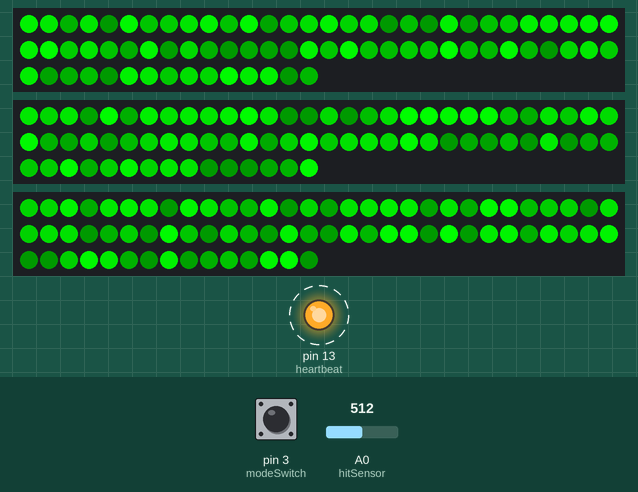
Bench run of a sketch on a simulated Arduino Uno, built with avr-gcc and run on an emulated ATmega328P. On the bench: 3 × 75 RGB LEDs in strip order, left to right, continuing on the next row, output pins drawn as LEDs (lit = HIGH). Dashed ring = blinking. The inputs (shaded band) are chosen by the test bench; at power-on: A0 (hitSensor) = 512, pin 3 (modeSwitch) LOW. Dim RGB values are drawn brighter than linear; random numbers use the default seed unless the sketch sets one.

Above: at 7.3 s.
7.4 s: A0 (hitSensor) set to 0
At 7.58 s:
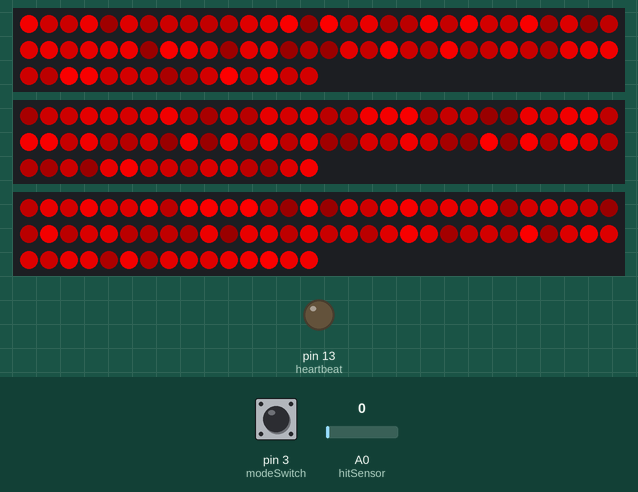
9.7 s: A0 (hitSensor) set to 16
At 10.27 s:
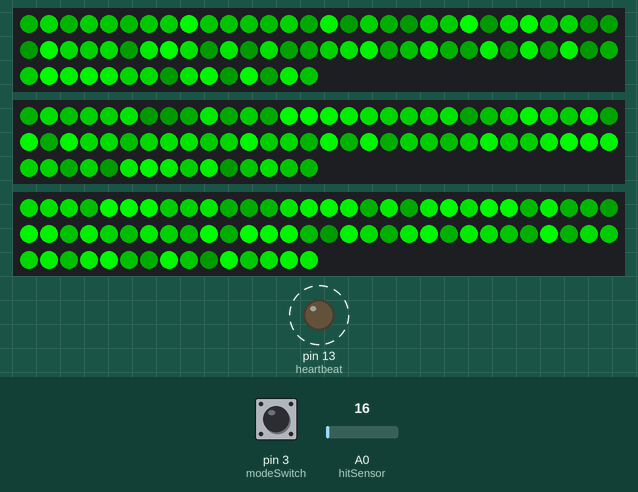
11.5 s: pin 3 (modeSwitch) pulled HIGH for 3.2 s
At 12.4 s:
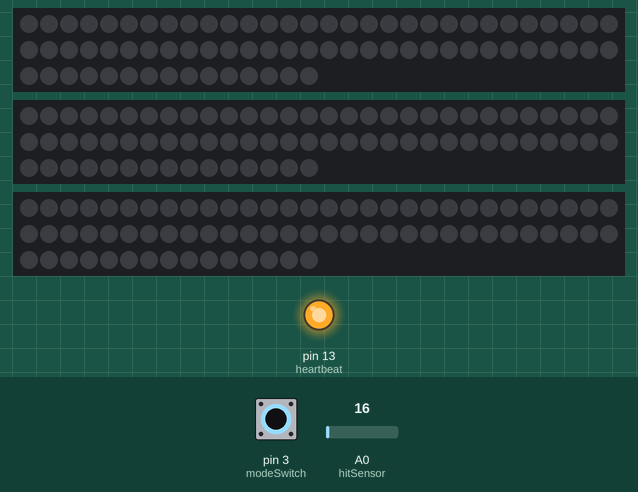
15.3 s: pin 3 (modeSwitch) pulled HIGH for 1 s
At 16.22 s:
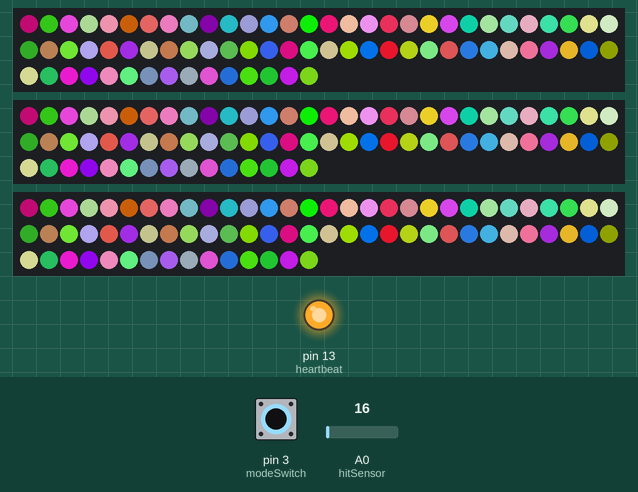
16.9 s: pin 3 (modeSwitch) pulled HIGH for 3.2 s
At 18.51 s:
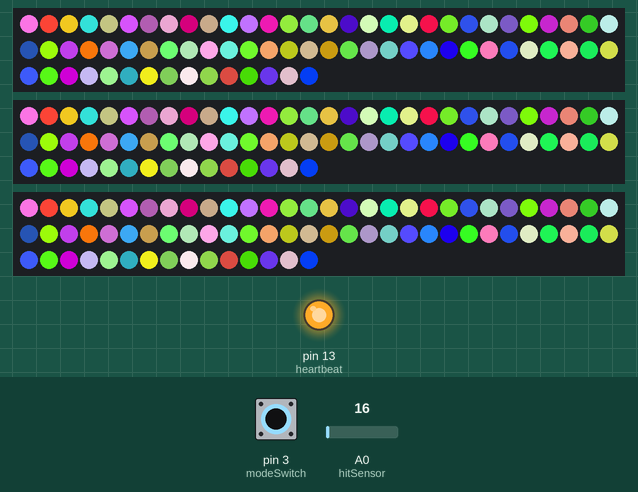
20.7 s: pin 3 (modeSwitch) pulled HIGH for 1 s
At 21.19 s:
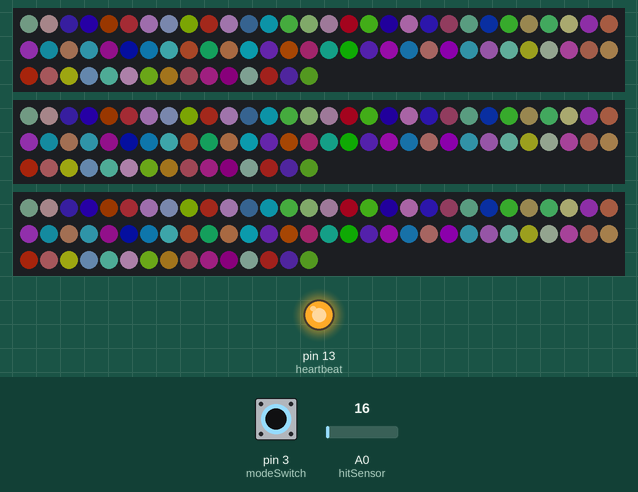
Timing chart, 0 to 23.3 s (numbered marks = the images above; inputs shaded):
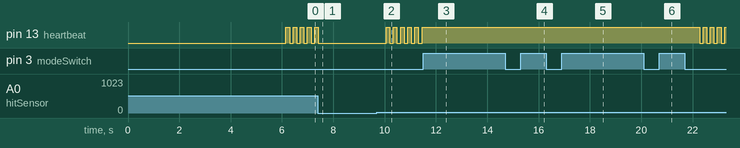

The sketch:

Sword.ino
```cpp
/* WOW Sword sketch to create specular pattern
 * You should see a pattern of various shades and brightness of green...
 * until a hit or impact is detected, at which point all LEDs go RED for a short duration
*/

#include <PololuLedStrip.h>

// Pin assignments
const byte         hitSensor  = A0;          // Using an analog pin would allow for either a vibration (piezo) or mechanical switch to be used. Using a piezo would require filtering for threshold minimum levels.
const byte         modeSwitch = 3;           // Use a SPST momentary contact switch
PololuLedStrip<6> ledStrip1;                // Create ledStrip objects and specify pins used - Blade Side 1
PololuLedStrip<11> ledStrip2;                // Create ledStrip objects and specify pins used - Blade Side 2
PololuLedStrip<9> ledStrip3;                // Create ledStrip objects and specify pins used - Pommel
const byte         heartbeat  = 13;          // Pin to use to track sword heartbeat, pin 13 uses the onboard LED

// Create a buffer for holding the colors (3 bytes per color).
#define LED_COUNT  75
rgb_color          colors1[LED_COUNT];
rgb_color          colors2[LED_COUNT];
rgb_color          colors3[LED_COUNT];

// State Variables
bool               hitSensorReading;         // Value to determine if an impact has been detected
bool               modeSwitchReading;        // Value to determine if the mode switch button is being pressed
bool               heart             = true; // Value to track if heartbeat LED is enabled or disabled on current loop
int                currentMode;              // Tracker for illumination level mode
int                pass;                     // Tracker for loop iteration
int                setBrightness;            // Currently set brightness level
int                stepBrightness;           // Calculated value for max brightness / total modes

// User Define Variables to configure sword
int                hitDelay          = 250;  // Amount of time in milliseconds to show RED after an impact/hit is detected
int                passUpdate        = 100;  // Number of loops before we update the LED colors. In general each pass should take about 1ms, but that MAY differ based on the frequency of your crystal and the specific microcontroller used
int                totalModes        = 5;    // Total number of dimness levels / too high of granularity will make it difficult to tell which mode you are in but greater granularity of battery life
int                minBrightness     = 25;   // Lowest level of illumination  (0 is off recommend not going under 25)
int                maxBrightness     = 255;  // Maximum level of illumination (255 max)

void setup()
{
  // Globals
  pinMode(hitSensor, INPUT);
  pinMode(modeSwitch, INPUT);
  pinMode(heartbeat, OUTPUT);
  stepBrightness  = (maxBrightness / totalModes);
  pass            = passUpdate;       // Set to update on first loop so we don't have to wait for initial light illumination
  currentMode     = totalModes;     // Set initial light illumination level to brightest level (0 = dimmest, total modes = brightest)
  startupTest();                      // Perform startup test to illuminate all LEDs sequentially to ensure they all work
  setBrightLevel();                   // Set the initial brightness levels and display current mode
}

void loop()
{
  pass++;                             // Increment pass count, we use this rather than large delays at each loop so we can keep the loops tight for hit detection
  checkHit();                         // Let the bodies hit the floor!
  if (pass >= passUpdate) {
    green();
    digitalWrite(heartbeat, heart);   // set the heartbeat LED state
    heart = !heart;                   // toggle the status on/off;
    pass = 0;
  } else {
    checkModeSwitch();                // See if our mode has changed
    delay(1);
  }
}

void checkModeSwitch() {
  modeSwitchReading = digitalRead(modeSwitch);
    if (modeSwitchReading == HIGH) {
    currentMode++;
      if (currentMode >= totalModes) {
        currentMode = 0;
      }
    setBrightLevel();
    }
}

void setBrightLevel() {
    setBrightness = stepBrightness + (stepBrightness * currentMode);
    if (setBrightness >= maxBrightness) {
      setBrightness = maxBrightness;
    }
    if (setBrightness <= minBrightness) {
      setBrightness = minBrightness;
    }
    blink(currentMode+1);                             // On Mode change, blink the sword currentMode+1 (it's base 0) number of times to show which mode you are currently set to
    delay(hitDelay * 3);                              // crude debounce just to make sure we don't skip over modes too quickly.
}

void blink(int count) {
    for(int i = 1; i <= count; i++) {
      rainbow();
      delay(250);
      off();
      delay(100);
    }
}

void checkHit() {
  hitSensorReading = analogRead(hitSensor);
  if (hitSensorReading == LOW) {                     // We've got an impact, show the BLOOD!
    red();
    delay(hitDelay);
  }
}

void green() {
    for(uint16_t i = 0; i < LED_COUNT; i++)
    {
      colors1[i] = (rgb_color){
        0, illuminationLevel(setBrightness), 0};
      colors2[i] = (rgb_color){
        0, illuminationLevel(setBrightness), 0};
      colors3[i] = (rgb_color){
        0, illuminationLevel(setBrightness), 0};
    }
    ledStrip1.write(colors1, LED_COUNT);
    ledStrip2.write(colors2, LED_COUNT);
    ledStrip3.write(colors3, LED_COUNT);
}

void red() {                                        // Set the blade to RED to show the "blood" of an impact
    for(uint16_t i = 0; i < LED_COUNT; i++) {
      colors1[i] = (rgb_color){
        illuminationLevel(maxBrightness), 0, 0};    // Deliberate override of users set current mode. Using MAX brightness rather than SET, to be RED, which if set dim could be rather... pink.
      colors2[i] = (rgb_color){
        illuminationLevel(maxBrightness), 0, 0};
      colors3[i] = (rgb_color){
        illuminationLevel(maxBrightness), 0, 0};
    }
    ledStrip1.write(colors1, LED_COUNT);
    ledStrip2.write(colors2, LED_COUNT);
    ledStrip3.write(colors3, LED_COUNT);
}

void rainbow() {                                    // Taste the Rainbow!
  for(uint16_t i = 0; i < LED_COUNT; i++)
    {
      colors1[i] = (rgb_color){
      random(setBrightness), random(setBrightness), random(setBrightness) };
    }
    ledStrip1.write(colors1, LED_COUNT);
    ledStrip2.write(colors1, LED_COUNT);
    ledStrip3.write(colors1, LED_COUNT);
}

int  illuminationLevel(int illumination) {          // Return a INT between minimum brightness level and max brightness level
  illumination = random(illumination);
  if (illumination < minBrightness) {
    illumination = minBrightness;
  }
  return (illumination);
}

void off() {
      for(uint16_t i = 0; i < LED_COUNT; i++)
      {
        colors1[i] = (rgb_color){
          0, 0, 0 };
      }
      ledStrip1.write(colors1, LED_COUNT);
      ledStrip2.write(colors1, LED_COUNT);
      ledStrip3.write(colors1, LED_COUNT);
}

void startupTest() {
  boolean side = true;                                // Bool to track which side is currently displaying gradient and which is showing rainbow
  for(int testLoop = 0; testLoop <= 10; testLoop++) {
    byte time = millis() >> 2;
    for(uint16_t i = 0; i < LED_COUNT; i++)
    {
      byte x = time - 8*i;
      colors1[i] = (rgb_color){
        x, 255 - x, x };                              // Gradient color one one side
      colors2[i] = (rgb_color){
        random(255), random(255), random(255) };      // Taste the Rainbow on the other!
    }
    if(side == true) {
      ledStrip1.write(colors1, LED_COUNT);
      ledStrip2.write(colors2, LED_COUNT);
      ledStrip3.write(colors1, LED_COUNT);
    } else {
      ledStrip1.write(colors2, LED_COUNT);
      ledStrip2.write(colors1, LED_COUNT);
      ledStrip3.write(colors2, LED_COUNT);
    }
    side = !side;                                     // Flip the sides the colors are being written to so each side gets both gradient as well as random rainbow tests
    delay(hitDelay);                                  // Delay between cycling to next LED
  }
}
```

Measured:
- after the input at 9.7 s, pin 13 (heartbeat): alternates HIGH for 0.14 s and LOW for 0.14 s, starting after 0.36 s
- what the display in image 3 shows lasts 0.9 s, from 11.8 s to 12.7 s
